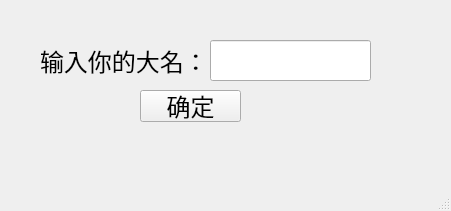
<?xml version="1.0" encoding="UTF-8"?>
<ui version="4.0">
 <class>Name</class>
 <widget class="QMainWindow" name="Name">
  <property name="geometry">
   <rect>
    <x>0</x>
    <y>0</y>
    <width>451</width>
    <height>211</height>
   </rect>
  </property>
  <property name="minimumSize">
   <size>
    <width>0</width>
    <height>0</height>
   </size>
  </property>
  <property name="maximumSize">
   <size>
    <width>9999</width>
    <height>9999</height>
   </size>
  </property>
  <property name="windowTitle">
   <string>设置姓名</string>
  </property>
  <widget class="QWidget" name="centralwidget">
   <widget class="QLineEdit" name="lineEdit_name">
    <property name="geometry">
     <rect>
      <x>210</x>
      <y>40</y>
      <width>161</width>
      <height>41</height>
     </rect>
    </property>
    <property name="sizePolicy">
     <sizepolicy hsizetype="Preferred" vsizetype="Preferred">
      <horstretch>0</horstretch>
      <verstretch>0</verstretch>
     </sizepolicy>
    </property>
    <property name="font">
     <font>
      <family>隶书</family>
      <pointsize>18</pointsize>
     </font>
    </property>
    <property name="text">
     <string/>
    </property>
    <property name="alignment">
     <set>Qt::AlignCenter</set>
    </property>
   </widget>
   <widget class="QPushButton" name="btn_confirm">
    <property name="geometry">
     <rect>
      <x>140</x>
      <y>90</y>
      <width>101</width>
      <height>32</height>
     </rect>
    </property>
    <property name="font">
     <font>
      <family>华文新魏</family>
      <pointsize>18</pointsize>
     </font>
    </property>
    <property name="text">
     <string>确定</string>
    </property>
   </widget>
   <widget class="QLabel" name="label">
    <property name="geometry">
     <rect>
      <x>40</x>
      <y>40</y>
      <width>161</width>
      <height>41</height>
     </rect>
    </property>
    <property name="font">
     <font>
      <family>华文新魏</family>
      <pointsize>18</pointsize>
     </font>
    </property>
    <property name="text">
     <string>输入你的大名：</string>
    </property>
   </widget>
  </widget>
  <widget class="QMenuBar" name="menubar">
   <property name="geometry">
    <rect>
     <x>0</x>
     <y>0</y>
     <width>451</width>
     <height>22</height>
    </rect>
   </property>
  </widget>
  <widget class="QStatusBar" name="statusbar"/>
 </widget>
 <resources/>
 <connections/>
</ui>
